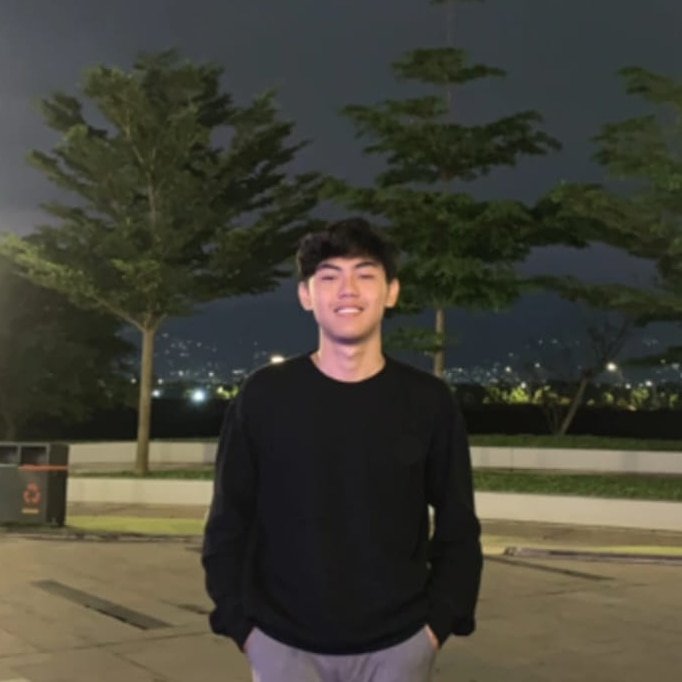
#> input picture gambar1.jpeg, 682 x 682 px
$ python rotation.py
#> lines starting #> are read from the running program, lines starting #| are printed output that depends on the picture
import cv2 as cv
import numpy as np
import matplotlib.pyplot as plt

image = cv.imread("gambar1.jpeg")
#> image is the input picture: shape (682, 682, 3); mean B, G, R 54.7, 65.8, 67.1
h, w = image.shape[:2]
#> h = 682; w = 682

rotation_matrix = cv.getRotationMatrix2D((w/2,h/2), -180, 0.5)

rotated_image = cv.warpAffine(image, rotation_matrix, (w, h))
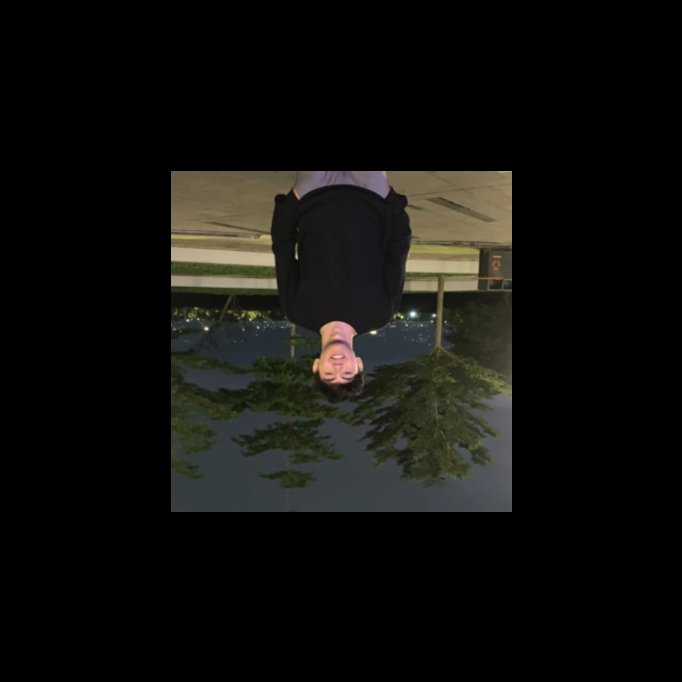
#> rotated_image: shape (682, 682, 3); mean B, G, R 13.7, 16.5, 16.8

plt.imshow(cv.cvtColor(rotated_image, cv.COLOR_BGR2RGB))
plt.title("Rotation")
plt.show()

$ run again, with gambar2.jpeg copied over gambar1.jpeg
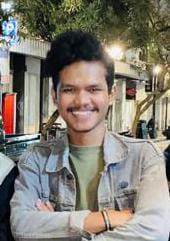
#> input picture gambar2.jpeg, 170 x 241 px
#> image is the input picture: shape (241, 170, 3); mean B, G, R 115.1, 125.6, 131
#> `rotated_image = cv.warpAffine(image, rotation_matrix, (w, h))`:
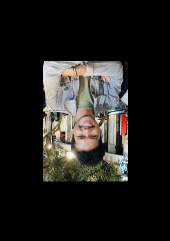
#> rotated_image: shape (241, 170, 3); mean B, G, R 28.8, 31.5, 32.8
